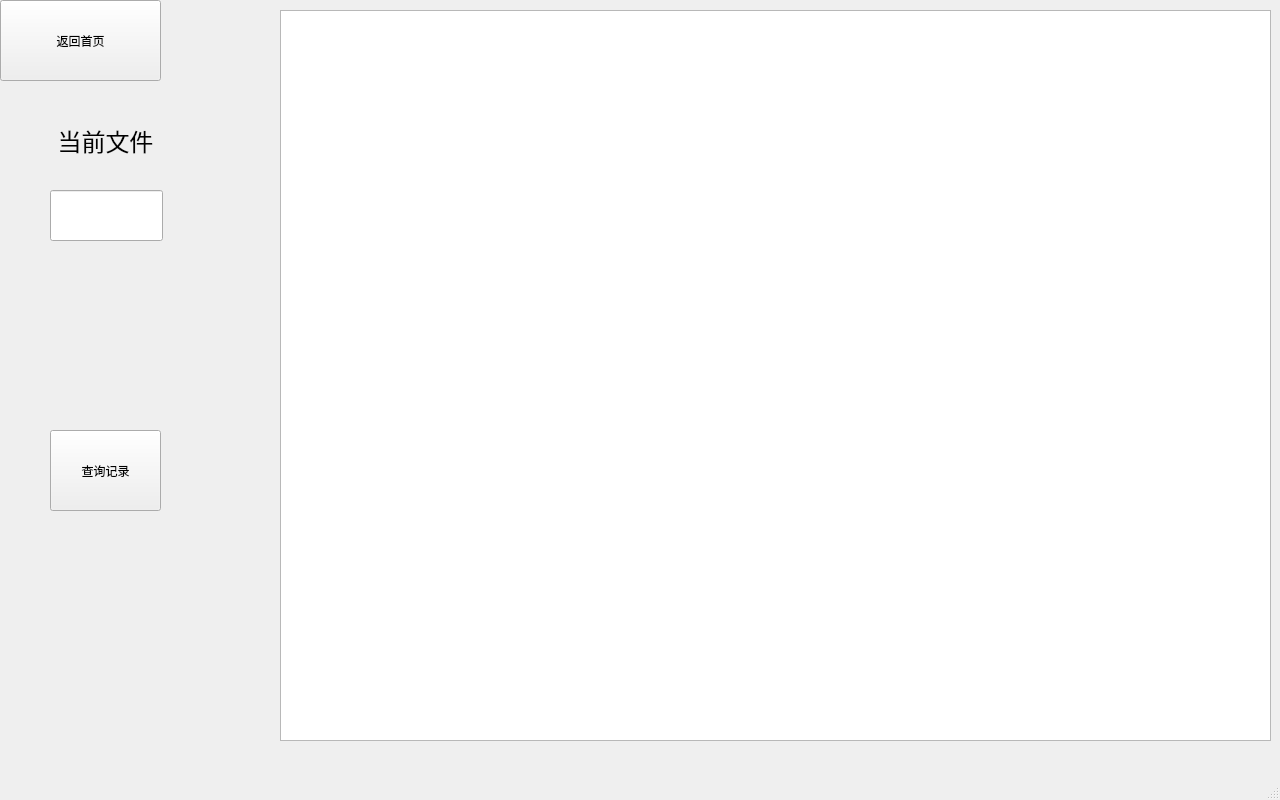
<?xml version="1.0" encoding="UTF-8"?>
<ui version="4.0">
 <class>secondpage</class>
 <widget class="QMainWindow" name="secondpage">
  <property name="geometry">
   <rect>
    <x>0</x>
    <y>0</y>
    <width>1280</width>
    <height>800</height>
   </rect>
  </property>
  <property name="windowTitle">
   <string>MainWindow</string>
  </property>
  <widget class="QWidget" name="centralwidget">
   <widget class="QPushButton" name="button3">
    <property name="geometry">
     <rect>
      <x>0</x>
      <y>0</y>
      <width>161</width>
      <height>81</height>
     </rect>
    </property>
    <property name="text">
     <string>返回首页</string>
    </property>
   </widget>
   <widget class="QPushButton" name="button5">
    <property name="geometry">
     <rect>
      <x>50</x>
      <y>430</y>
      <width>111</width>
      <height>81</height>
     </rect>
    </property>
    <property name="text">
     <string>查询记录</string>
    </property>
   </widget>
   <widget class="QListWidget" name="listWidget">
    <property name="geometry">
     <rect>
      <x>280</x>
      <y>10</y>
      <width>991</width>
      <height>731</height>
     </rect>
    </property>
   </widget>
   <widget class="QLineEdit" name="lineEdit">
    <property name="geometry">
     <rect>
      <x>50</x>
      <y>190</y>
      <width>113</width>
      <height>51</height>
     </rect>
    </property>
   </widget>
   <widget class="QLabel" name="label">
    <property name="geometry">
     <rect>
      <x>50</x>
      <y>110</y>
      <width>111</width>
      <height>61</height>
     </rect>
    </property>
    <property name="text">
     <string>&lt;html&gt;&lt;head/&gt;&lt;body&gt;&lt;p align=&quot;center&quot;&gt;&lt;span style=&quot; font-size:18pt;&quot;&gt;当前文件&lt;/span&gt;&lt;/p&gt;&lt;/body&gt;&lt;/html&gt;</string>
    </property>
   </widget>
  </widget>
  <widget class="QMenuBar" name="menubar">
   <property name="geometry">
    <rect>
     <x>0</x>
     <y>0</y>
     <width>1280</width>
     <height>28</height>
    </rect>
   </property>
  </widget>
  <widget class="QStatusBar" name="statusbar"/>
 </widget>
 <resources/>
 <connections/>
</ui>
